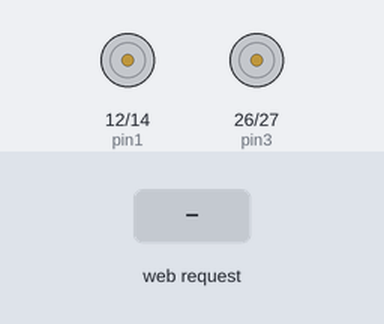
Simulated run of this sketch. Board: ESP32. Parts: motor-driver pin pairs drawn as motors (green arrow = first pin HIGH = forward, orange = second pin HIGH = backward, longer = more drive). The inputs (shaded band) are chosen by the test bench. WiFi joins after 1.5 s; servers stay silent unless stated; what the sketch prints to the serial monitor is not drawn.

Above: at 0.1 s.
At 2.7 s:
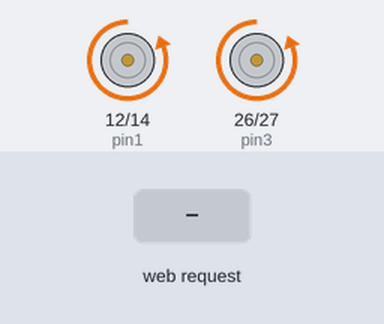
2.8 s: HTTP request GET /off received
At 6.2 s:
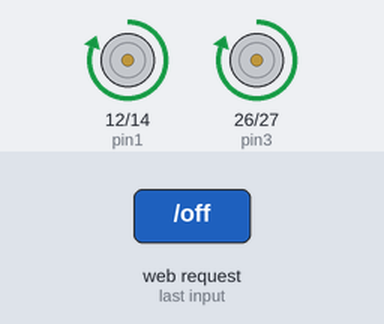
Timing chart, 0 to 16.0 s (numbered marks = the images above; inputs shaded):
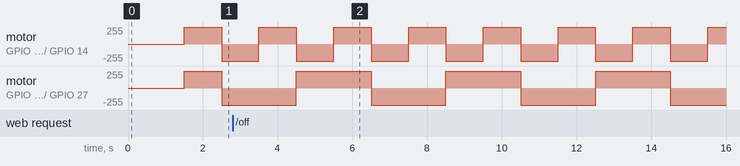

The sketch:

webServer.ino
```cpp
#include <Arduino.h>
// Load Wi-Fi library
#include <WiFi.h>

// Set the pins for the motor controller
int pin1 = 12; //left
int pin2 = 14; //right
int pin3 = 26; //forward
int pin4 = 27; //backward


// Replace with your network credentials
const char* ssid = "AndroidAPB7A0";
const char* password = "ffmc6201";

// Set web server port number to 80
WiFiServer server(80);

// Variable to store the HTTP request
String header;

// Auxiliar variables to store the current output state
String output26State = "off";
String output27State = "off";
String output12State = "off";
String output14State = "off";


// Assign output variables to GPIO pins
//const int output26 = 26;
//const int output27 = 27;

// Current time
unsigned long currentTime = millis();
// Previous time
unsigned long previousTime = 0;
// Define timeout time in milliseconds (example: 2000ms = 2s)
const long timeoutTime = 2000;

void setup() {
  Serial.begin(115200);

  // Initialize the output variables as outputs
 // pinMode(output26, OUTPUT);
 // pinMode(output27, OUTPUT);
  // Set outputs to LOW
 // digitalWrite(output26, LOW);
 // digitalWrite(output27, LOW);

 // Set the pins as output
  pinMode(pin1, OUTPUT);
  pinMode(pin2, OUTPUT);
  pinMode(pin3, OUTPUT);
  pinMode(pin4, OUTPUT);


  // Connect to Wi-Fi network with SSID and password
  Serial.print("Connecting to ");
  Serial.println(ssid);
  WiFi.begin(ssid, password);
  while (WiFi.status() != WL_CONNECTED) {
    delay(500);
    Serial.print(".");
  }
  // Print local IP address and start web server
  Serial.println("");
  Serial.println("WiFi connected.");
  Serial.println("IP address: ");
  Serial.println(WiFi.localIP());
  server.begin();
}


// Define the functions to control the robot's movement
            void move_forward() {
              digitalWrite(pin1, HIGH);
              digitalWrite(pin2, LOW);
              digitalWrite(pin3, HIGH);
              digitalWrite(pin4, LOW);
              delay(1000);
              digitalWrite(pin1, LOW);
              digitalWrite(pin2, LOW);
              digitalWrite(pin3, LOW);
              digitalWrite(pin4, LOW);
              String output26State = "on";
            }

            void move_backward() {
              digitalWrite(pin1, LOW);
              digitalWrite(pin2, HIGH);
              digitalWrite(pin3, LOW);
              digitalWrite(pin4, HIGH);
              delay(1000);
              digitalWrite(pin1, LOW);
              digitalWrite(pin2, LOW);
              digitalWrite(pin3, LOW);
              digitalWrite(pin4, LOW);
              String output27State = "on";
            }

            void move_left() {
              digitalWrite(pin1, HIGH);
              digitalWrite(pin2, LOW);
              digitalWrite(pin3, LOW);
              digitalWrite(pin4, HIGH);
              delay(1000);
              digitalWrite(pin1, LOW);
              digitalWrite(pin2, LOW);
              digitalWrite(pin3, LOW);
              digitalWrite(pin4, LOW);
              String output12State = "on";
            }

            void move_right() {
              digitalWrite(pin1, LOW);
              digitalWrite(pin2, HIGH);
              digitalWrite(pin3, HIGH);
              digitalWrite(pin4, LOW);
              delay(1000);
              digitalWrite(pin1, LOW);
              digitalWrite(pin2, LOW);
              digitalWrite(pin3, LOW);
              digitalWrite(pin4, LOW);
              String output14State = "on";
            }


void loop(){


  move_forward();
  move_backward();
  move_left();
  move_right();

  WiFiClient client = server.available();   // Listen for incoming clients

  if (client) {                             // If a new client connects,
    currentTime = millis();
    previousTime = currentTime;
    Serial.println("New Client.");          // print a message out in the serial port
    String currentLine = "";                // make a String to hold incoming data from the client
    while (client.connected() && currentTime - previousTime <= timeoutTime) {  // loop while the client's connected
      currentTime = millis();
      if (client.available()) {             // if there's bytes to read from the client,
        char c = client.read();             // read a byte, then
        Serial.write(c);                    // print it out the serial monitor
        header += c;
        if (c == '\n') {                    // if the byte is a newline character
          // if the current line is blank, you got two newline characters in a row.
          // that's the end of the client HTTP request, so send a response:
          if (currentLine.length() == 0) {
            // HTTP headers always start with a response code (e.g. HTTP/1.1 200 OK)
            // and a content-type so the client knows what's coming, then a blank line:
            client.println("HTTP/1.1 200 OK");
            client.println("Content-type:text/html");
            client.println("Connection: close");
            client.println();


            // Display the HTML web page
            client.println("<!DOCTYPE html><html>");
            client.println("<head><meta name=\"viewport\" content=\"width=device-width, initial-scale=1\">");
            client.println("<link rel=\"icon\" href=\"data:,\">");
            // CSS to style the on/off buttons
            // Feel free to change the background-color and font-size attributes to fit your preferences
            client.println("<style>html { font-family: Helvetica; display: inline-block; margin: 0px auto; text-align: center;}");
            client.println(".button { background-color: #4CAF50; border: none; color: white; padding: 16px 40px;");
            client.println("text-decoration: none; font-size: 30px; margin: 2px; cursor: pointer;}");
            client.println(".button2 {background-color: #555555;}</style></head>");

            // Web Page Heading
            client.println("<body><h1>ESP32 Web Server</h1>");

            // Display current state, and ON/OFF buttons for GPIO 26
            client.println("<p>GPIO 26 - State " + output26State + "</p>");
            // If the output26State is off, it displays the ON button
            if (output26State=="off") {
              client.println("<p><a href=\"/26/on\"><button class=\"button\">Forward</button></a></p>");
            } else {
              client.println("<p><a href=\"/26/off\"><button class=\"button button2\">Stop</button></a></p>");
            }

            // Display current state, and ON/OFF buttons for GPIO 27
            client.println("<p>GPIO 27 - State " + output27State + "</p>");
            // If the output27State is off, it displays the ON button
            if (output27State=="off") {
              client.println("<p><a href=\"/27/on\"><button class=\"button\">Reverse</button></a></p>");
            } else {
              client.println("<p><a href=\"/27/off\"><button class=\"button button2\">Stop</button></a></p>");
            }
            client.println("</body></html>");

              // Display current state, and ON/OFF buttons for GPIO 27
            client.println("<p>GPIO 12 - State " + output12State + "</p>");
            // If the output27State is off, it displays the ON button
            if (output12State=="off") {
              client.println("<p><a href=\"/12/on\"><button class=\"button\">Left</button></a></p>");
            } else {
              client.println("<p><a href=\"/12/off\"><button class=\"button button2\">Stop</button></a></p>");
            }
            client.println("</body></html>");

              // Display current state, and ON/OFF buttons for GPIO 27
            client.println("<p>GPIO 14 - State " + output14State + "</p>");
            // If the output27State is off, it displays the ON button
            if (output14State=="off") {
              client.println("<p><a href=\"/14/on\"><button class=\"button\">Right</button></a></p>");
            } else {
              client.println("<p><a href=\"/14/off\"><button class=\"button button2\">Stop</button></a></p>");
            }
            client.println("</body></html>");

            // The HTTP response ends with another blank line
            client.println();
            // Break out of the while loop
            break;
          } else { // if you got a newline, then clear currentLine
            currentLine = "";
          }
        } else if (c != '\r') {  // if you got anything else but a carriage return character,
          currentLine += c;      // add it to the end of the currentLine
        }
      }
    }
    // Clear the header variable
    header = "";
    // Close the connection
    client.stop();
    Serial.println("Client disconnected.");
    Serial.println("");
  }
}
```

Measured:
- by itself, motor on GPIO 12 (pin1) / GPIO 14 (pin2): alternates forward 255/255 for 1.0 s and backward 255/255 for 1.0 s
- by itself, motor on GPIO 26 (pin3) / GPIO 27 (pin4): alternates forward 255/255 for 2.0 s and backward 255/255 for 2.0 s
